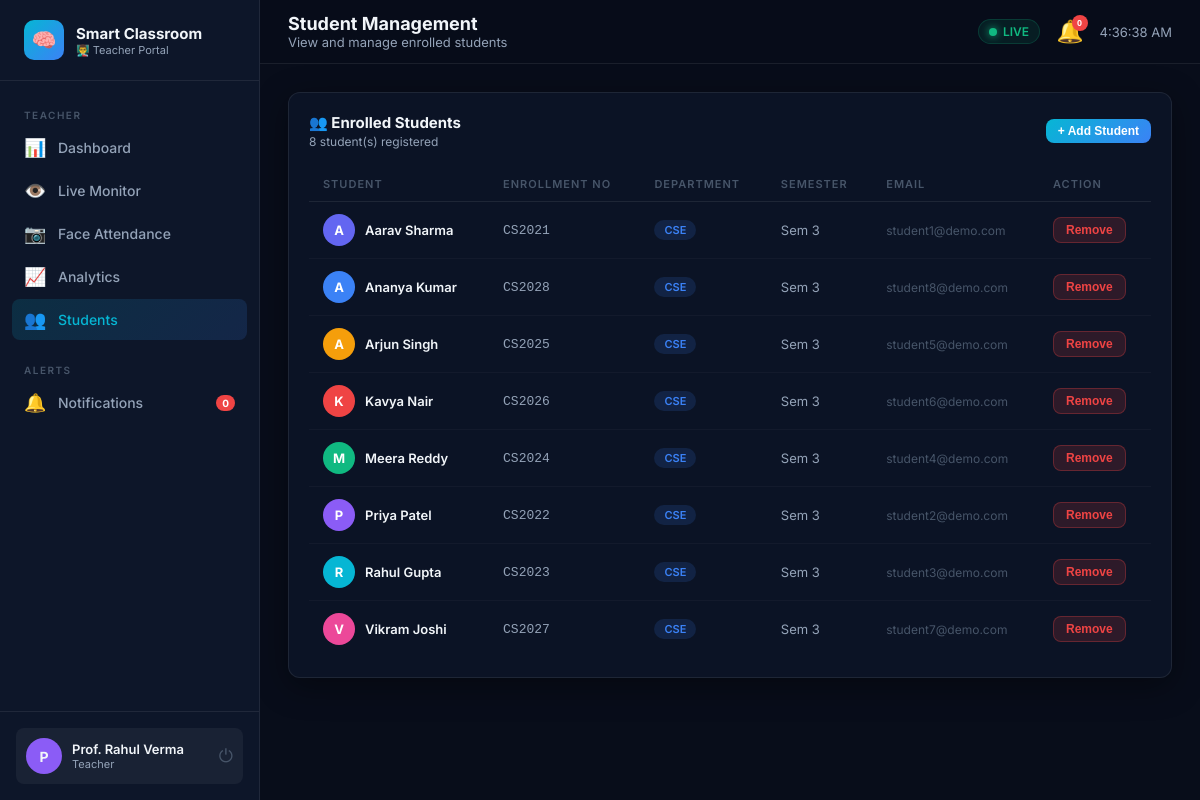
Page /students (signed in) on the committed database.
### models/user.py (models this page shows, shortened)
class User(UserMixin, db.Model):
    __tablename__ = 'users'
    id           = db.Column(db.Integer, primary_key=True)
    name         = db.Column(db.String(100), nullable=False)
    email        = db.Column(db.String(120), unique=True, nullable=False)
    password_hash= db.Column(db.String(256), nullable=False)
    role         = db.Column(db.String(20), default='student')  # student/teacher/admin
    avatar_color = db.Column(db.String(20), default='#6366f1')
    created_at   = db.Column(db.DateTime, default=datetime.utcnow)
    is_active_   = db.Column(db.Boolean, default=True)
    student_profile = db.relationship('StudentProfile', backref='user', uselist=False, lazy=True)
    teacher_entries = db.relationship('TimetableEntry',  backref='teacher', lazy=True)
    def is_student(self):  return self.role == 'student'
    def is_teacher(self):  return self.role == 'teacher'

class StudentProfile(db.Model):
    __tablename__ = 'student_profiles'
    id             = db.Column(db.Integer, primary_key=True)
    user_id        = db.Column(db.Integer, db.ForeignKey('users.id'), nullable=False)
    department_id  = db.Column(db.Integer, db.ForeignKey('departments.id'), nullable=True)
    enrollment_no  = db.Column(db.String(30), unique=True, nullable=True)
    semester       = db.Column(db.Integer, default=1)
    avatar_color   = db.Column(db.String(20), default='#06b6d4')
    is_face_trained = db.Column(db.Boolean, default=False)
    face_image_path = db.Column(db.String(300), nullable=True)
    attendances    = db.relationship('Attendance',    backref='student', lazy=True)
    focus_sessions = db.relationship('FocusSession',  backref='student', lazy=True)

### models/department.py (models this page shows, shortened)
class Department(db.Model):
    __tablename__ = 'departments'
    id   = db.Column(db.Integer, primary_key=True)
    name = db.Column(db.String(100), nullable=False)
    code = db.Column(db.String(10), unique=True, nullable=False)
    subjects  = db.relationship('Subject', backref='department', lazy=True)
    students  = db.relationship('StudentProfile', backref='department', lazy=True)

### routes/students.py (the view)
@students_bp.route('/students')
@login_required
def index():
    profiles = StudentProfile.query.join(User).order_by(User.name).all()
    departments = Department.query.all()
    return render_template('dashboard/students.html', students=profiles, departments=departments)

### templates/dashboard/students.html (shortened to what this page needs)
{% extends 'base.html' %}
{% block page_title %}Student Management{% endblock %}
{% block page_subtitle %}View and manage enrolled students{% endblock %}
{% block content %}
<div class="card">
  <div class="section-header">
    <div>
      <div class="section-title">👥 Enrolled Students</div>
      <div class="section-sub">{{ students|length }} student(s) registered</div>
    </div>
    <button class="btn btn-primary btn-sm" onclick="document.getElementById('addModal').classList.add('open')">+ Add Student</button>
  </div>
  {% if students %}
  <div style="overflow-x:auto;">
    <table class="data-table">
      <thead>
        <tr>
          <th>Student</th>
          <th>Enrollment No</th>
          <th>Department</th>
          <th>Semester</th>
          <th>Email</th>
          <th>Action</th>
        </tr>
      </thead>
      <tbody>
        {% for s in students %}
        <tr>
          <td>
            <div style="display:flex;align-items:center;gap:10px;">
              <div class="student-avatar" style="background:{{ s.avatar_color }}">{{ s.user.name[0] if s.user else '?' }}</div>
              <span style="font-weight:600;">{{ s.user.name if s.user else 'Unknown' }}</span>
            </div>
          </td>
          <td style="color:var(--text-secondary);font-family:monospace;">{{ s.enrollment_no or '—' }}</td>
          <td><span class="badge badge-info">{{ s.department.code if s.department else '—' }}</span></td>
          <td style="color:var(--text-secondary);">Sem {{ s.semester }}</td>
          <td style="font-size:12px;color:var(--text-muted);">{{ s.user.email if s.user else '—' }}</td>
          <td>
            <form method="POST" action="{{ url_for('students.delete_student', student_id=s.id) }}"
                  onsubmit="return confirm('Remove {{ s.user.name if s.user else 'student' }}?')">
              <button type="submit" class="btn btn-danger btn-sm">Remove</button>
            </form>
          </td>
        </tr>
        {% endfor %}
      </tbody>
    </table>
  </div>
  {% else %}
  <div class="empty-state">
    <div class="empty-icon">👤</div>
    <p>No students yet. Click <strong>Add Student</strong> to get started.</p>
  </div>
  {% endif %}
</div>
{% endblock %}

### templates/base.html (shortened to what this page needs)
<!DOCTYPE html>
<html lang="en">
<head>
  <link rel="stylesheet" href="{{ url_for('static', filename='css/main.css') }}"/>
</head>
<body>
{% set role_accent = {
  'teacher': '--accent-blue',
  'admin':   '--accent-yellow',
  'student': '--accent-cyan'
}[current_user.role] if current_user.is_authenticated else '--accent-cyan' %}
<div class="layout">
  <aside class="sidebar" data-role="{{ current_user.role if current_user.is_authenticated else 'student' }}">
    <div class="sidebar-logo">
      <div class="logo-icon">🧠</div>
      <div>
        <span>Smart Classroom</span>
        <small>
          {% if current_user.is_authenticated %}
            {% if current_user.is_student() %}🎓 Student Portal
            {% elif current_user.is_teacher() %}👨‍🏫 Teacher Portal
            {% else %}🛡️ Admin Portal{% endif %}
          {% endif %}
        </small>
      </div>
    </div>
    <nav class="sidebar-nav">
      {% if current_user.is_authenticated and current_user.is_student() %}
      <div class="nav-section-label">Student</div>
      <a href="{{ url_for('student.dashboard') }}" class="nav-link {% if request.endpoint == 'student.dashboard' %}active{% endif %}">
        <span class="nav-icon">🏠</span> My Dashboard
      </a>
      <a href="{{ url_for('student.schedule') }}" class="nav-link {% if request.endpoint == 'student.schedule' %}active{% endif %}">
        <span class="nav-icon">📅</span> Schedule
      </a>
      <a href="{{ url_for('student.attendance') }}" class="nav-link {% if request.endpoint == 'student.attendance' %}active{% endif %}">
        <span class="nav-icon">✅</span> Attendance
      </a>
      <a href="{{ url_for('student.analytics') }}" class="nav-link {% if request.endpoint == 'student.analytics' %}active{% endif %}">
        <span class="nav-icon">📈</span> My Analytics
      </a>
      {% elif current_user.is_authenticated and current_user.is_teacher() %}
      <div class="nav-section-label">Teacher</div>
      <a href="{{ url_for('dashboard.index') }}" class="nav-link {% if request.endpoint == 'dashboard.index' %}active{% endif %}">
        <span class="nav-icon">📊</span> Dashboard
      </a>
      <a href="{{ url_for('monitoring.live') }}" class="nav-link {% if request.endpoint == 'monitoring.live' %}active{% endif %}">
        <span class="nav-icon">👁️</span> Live Monitor
      </a>
      <a href="{{ url_for('face_attendance.dashboard') }}" class="nav-link {% if request.endpoint and request.endpoint.startswith('face_attendance') %}active{% endif %}">
        <span class="nav-icon">📷</span> Face Attendance
      </a>
      <a href="{{ url_for('analytics.index') }}" class="nav-link {% if request.endpoint == 'analytics.index' %}active{% endif %}">
        <span class="nav-icon">📈</span> Analytics
      </a>
      <a href="{{ url_for('students.index') }}" class="nav-link {% if request.endpoint == 'students.index' %}active{% endif %}">
        <span class="nav-icon">👥</span> Students
      </a>
      {% endif %}
      <div class="nav-section-label" style="margin-top:12px;">Alerts</div>
      <a href="#" class="nav-link" onclick="openAlertDrawer()">
        <span class="nav-icon">🔔</span> Notifications
        <span class="nav-badge" id="sidebar-alert-count">0</span>
      </a>
    </nav>
    <div class="sidebar-footer">
      <div class="user-card">
        <div class="user-avatar" style="background:{{ current_user.avatar_color if current_user.is_authenticated else '#6366f1' }}">
          {{ current_user.name[0].upper() if current_user.is_authenticated else '?' }}
        </div>
        <div class="user-info">
          <div class="user-name">{{ current_user.name if current_user.is_authenticated else 'Guest' }}</div>
          <div class="user-role">{{ current_user.role.title() if current_user.is_authenticated else '' }}</div>
        </div>
        <a href="{{ url_for('auth.logout') }}" class="logout-btn" title="Logout">⏻</a>
      </div>
    </div>
  </aside>
  <div class="main-area">
    <header class="topbar">
      <div class="topbar-title">
        {% block page_title %}Dashboard{% endblock %}
        <small>{% block page_subtitle %}AI-Powered Smart Classroom{% endblock %}</small>
      </div>
      <div class="topbar-right">
        <div class="live-badge"><div class="status-dot"></div> LIVE</div>
        <button class="alert-btn" onclick="openAlertDrawer()" title="Alerts">
          🔔 <span class="alert-count" id="topbar-alert-count">0</span>
        </button>
        <div style="font-size:13px;color:var(--text-secondary);" id="clock"></div>
      </div>
    </header>
    <main class="page-content fade-in">
      {% block content %}{% endblock %}
    </main>
  </div>
</div>
</body>
</html>

### rows in the picture
User: name "P", name "Prof. Rahul Verma", role "Teacher"
StudentProfile: user "A", user "Aarav Sharma", enrollment_no "CS2021", department "CSE", semester "3", user "student1@demo.com"
StudentProfile: user "A", user "Ananya Kumar", enrollment_no "CS2028", department "CSE", semester "3", user "student8@demo.com"
StudentProfile: user "A", user "Arjun Singh", enrollment_no "CS2025", department "CSE", semester "3", user "student5@demo.com"
StudentProfile: user "K", user "Kavya Nair", enrollment_no "CS2026", department "CSE", semester "3", user "student6@demo.com"
StudentProfile: user "M", user "Meera Reddy", enrollment_no "CS2024", department "CSE", semester "3", user "student4@demo.com"
StudentProfile: user "P", user "Priya Patel", enrollment_no "CS2022", department "CSE", semester "3", user "student2@demo.com"
StudentProfile: user "R", user "Rahul Gupta", enrollment_no "CS2023", department "CSE", semester "3", user "student3@demo.com"
StudentProfile: user "V", user "Vikram Joshi", enrollment_no "CS2027", department "CSE", semester "3", user "student7@demo.com"

### other values in the picture
{{ students|length }} "8"
